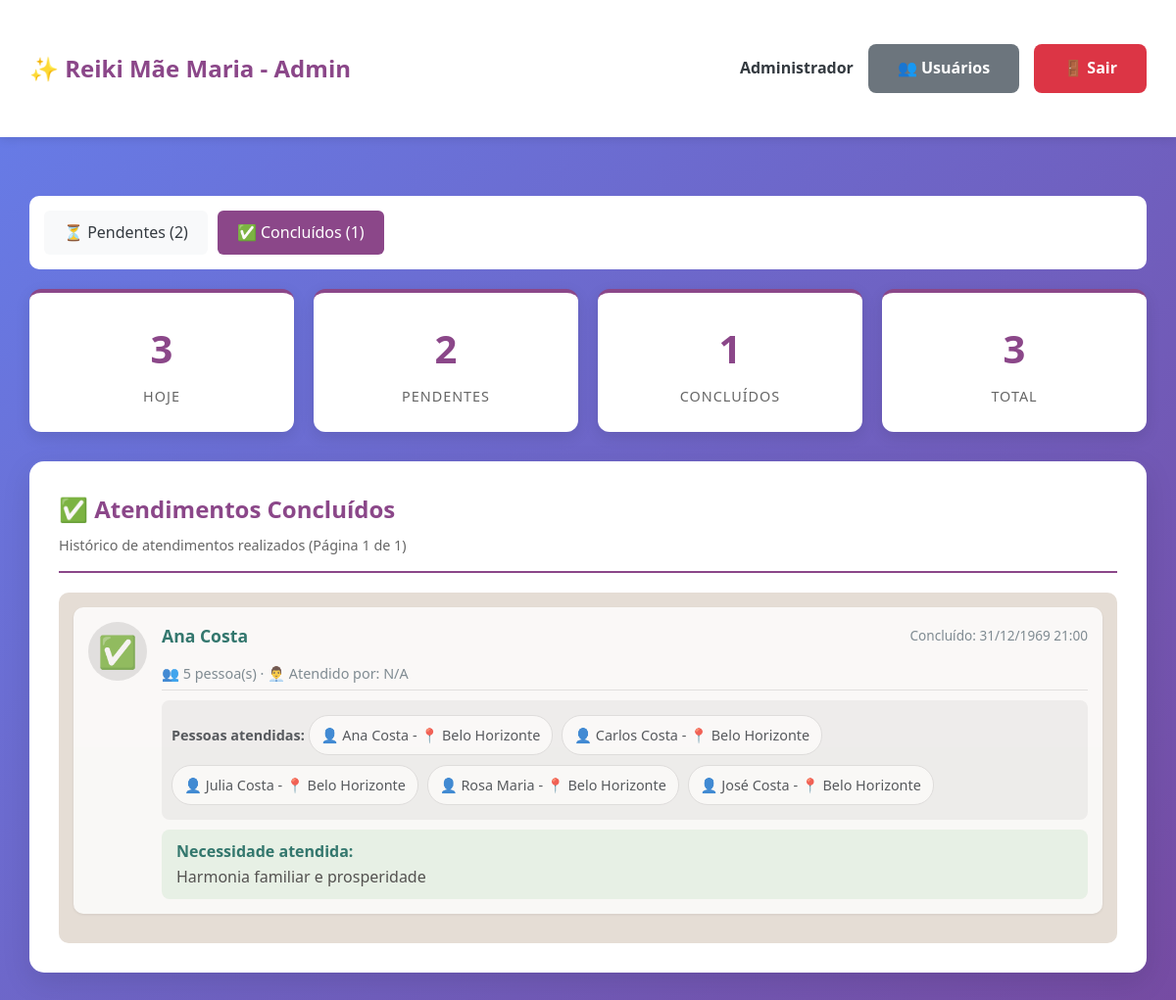
Page /admin/dashboard.php?view=concluidos (signed in) on the committed database.
### tables this page shows
CREATE TABLE IF NOT EXISTS admin_usuarios (
    id INT AUTO_INCREMENT PRIMARY KEY,
    nome VARCHAR(100) NOT NULL,
    email VARCHAR(100) NOT NULL UNIQUE,
    senha VARCHAR(255) NOT NULL,
    ativo TINYINT(1) DEFAULT 1,
    data_criacao TIMESTAMP DEFAULT CURRENT_TIMESTAMP,
    ultimo_acesso TIMESTAMP NULL,
    INDEX idx_email (email),
    INDEX idx_ativo (ativo)
);

CREATE TABLE IF NOT EXISTS pedidos_reiki (
    id INT AUTO_INCREMENT PRIMARY KEY,
    
     
    nome_solicitante VARCHAR(150) NOT NULL,
    data_nascimento_solicitante DATE NOT NULL,
    
     
    quantidade_pessoas INT NOT NULL DEFAULT 1,
    
     
    necessidade TEXT NOT NULL,
    
     
    foto VARCHAR(255) NULL,
    
     
    status ENUM('pendente', 'concluido') DEFAULT 'pendente',
    data_envio TIMESTAMP DEFAULT CURRENT_TIMESTAMP,
    data_conclusao TIMESTAMP NULL,
    admin_id INT NULL,
    
     
    ip_origem VARCHAR(45) NULL,
    
    INDEX idx_status (status),
    INDEX idx_data_envio (data_envio),
    INDEX idx_data_conclusao (data_conclusao),
    FOREIGN KEY (admin_id) REFERENCES admin_usuarios(id) ON DELETE SET NULL
);

CREATE TABLE IF NOT EXISTS pessoas_atendimento (
    id INT AUTO_INCREMENT PRIMARY KEY,
    pedido_id INT NOT NULL,
    
     
    nome VARCHAR(150) NOT NULL,
    data_nascimento DATE NOT NULL,
    cidade VARCHAR(100) NOT NULL,
    
     
    ordem INT NOT NULL DEFAULT 1,
    
    INDEX idx_pedido (pedido_id),
    FOREIGN KEY (pedido_id) REFERENCES pedidos_reiki(id) ON DELETE CASCADE
);

### config/auth.php (called while the page is built, shortened)
<?php
function getAdminLogado() {
    $pdo = getConnection();
    $stmt = $pdo->prepare("SELECT id, nome, email FROM admin_usuarios WHERE id = ? AND ativo = 1");
    $stmt->execute([$_SESSION['admin_id']]);
    return $stmt->fetch();
}
?>

### admin/dashboard.php (the view, shortened to what this page needs)
<?php
require_once '../config/auth.php';
$pdo = getConnection();
$admin = getAdminLogado();
$view = $_GET['view'] ?? 'pendentes';
$page = (int)($_GET['page'] ?? 1);
$page = max(1, $page);
$limit = 20;
$offset = ($page - 1) * $limit;
$stats = $pdo->query("SELECT * FROM vw_estatisticas")->fetch();
if ($view === 'pendentes') {
    $total_stmt = $pdo->query("SELECT COUNT(*) as total FROM pedidos_reiki WHERE status = 'pendente'");
    $total_pedidos = $total_stmt->fetch()['total'];
} else {
    $total_stmt = $pdo->query("SELECT COUNT(*) as total FROM pedidos_reiki WHERE status = 'concluido'");
    $total_pedidos = $total_stmt->fetch()['total'];
}
$total_pages = ceil($total_pedidos / $limit);
if ($view === 'pendentes') {
    $pedidos = $pdo->query("
        SELECT p.*, COUNT(pa.id) as total_pessoas
        FROM pedidos_reiki p
        LEFT JOIN pessoas_atendimento pa ON p.id = pa.pedido_id
        WHERE p.status = 'pendente'
        GROUP BY p.id
        ORDER BY p.data_envio ASC
        LIMIT $limit OFFSET $offset
    ")->fetchAll();
} else {
    $pedidos = $pdo->query("
        SELECT p.*, a.nome as admin_nome, COUNT(pa.id) as total_pessoas
        FROM pedidos_reiki p
        LEFT JOIN admin_usuarios a ON p.admin_id = a.id
        LEFT JOIN pessoas_atendimento pa ON p.id = pa.pedido_id
        WHERE p.status = 'concluido'
        GROUP BY p.id
        ORDER BY p.data_conclusao DESC
        LIMIT $limit OFFSET $offset
    ")->fetchAll();
}
?>
<!DOCTYPE html>
<html lang="pt-BR">
<head>
    <link rel="stylesheet" href="../css/styles.css">
</head>
<body>
    <div class="header-admin">
        <div class="container">
            <h1>✨ Reiki Mãe Maria - Admin</h1>
            <div class="user-info">
                <span class="user-name"><?= htmlspecialchars($admin['nome']) ?></span>
                <a href="usuarios.php" class="btn btn-secondary">👥 Usuários</a>
                <a href="logout.php" class="btn btn-danger">🚪 Sair</a>
            </div>
        </div>
    </div>
    <div class="container">
        <div class="nav-admin">
            <a href="?view=pendentes" class="<?= $view === 'pendentes' ? 'active' : '' ?>">
                ⏳ Pendentes (<?= $stats['pendentes'] ?>)
            </a>
            <a href="?view=concluidos" class="<?= $view === 'concluidos' ? 'active' : '' ?>">
                ✅ Concluídos (<?= $stats['concluidos'] ?>)
            </a>
        </div>
        <div class="stats-grid">
            <div class="stat-card">
                <div class="number"><?= $stats['hoje'] ?></div>
                <div class="label">Hoje</div>
            </div>
            <div class="stat-card">
                <div class="number"><?= $stats['pendentes'] ?></div>
                <div class="label">Pendentes</div>
            </div>
            <div class="stat-card">
                <div class="number"><?= $stats['concluidos'] ?></div>
                <div class="label">Concluídos</div>
            </div>
            <div class="stat-card">
                <div class="number"><?= $stats['total_pedidos'] ?></div>
                <div class="label">Total</div>
            </div>
        </div>
        <div class="card">
            <div class="card-header">
                <?php if ($view === 'pendentes'): ?>
                    <h2>💬 Pedidos Pendentes</h2>
                    <p>Atendimentos aguardando realização (Página <?= $page ?> de <?= $total_pages ?>)</p>
                <?php else: ?>
                    <h2>✅ Atendimentos Concluídos</h2>
                    <p>Histórico de atendimentos realizados (Página <?= $page ?> de <?= $total_pages ?>)</p>
                <?php endif; ?>
            </div>
            <?php if (empty($pedidos)): ?>
                <div class="alert alert-info">
                    <?= $view === 'pendentes' ? '✅ Não há pedidos pendentes no momento!' : 'Nenhum atendimento concluído ainda.' ?>
                </div>
            <?php else: ?>
                <div class="chat-container">
                    <?php foreach ($pedidos as $pedido): ?>
                            <?php
                            $stmt_pessoas = $pdo->prepare("SELECT * FROM pessoas_atendimento WHERE pedido_id = ? ORDER BY ordem");
                            $stmt_pessoas->execute([$pedido['id']]);
                            $pessoas = $stmt_pessoas->fetchAll();
                            ?>
                            <div class="chat-message" <?= $view === 'concluidos' ? 'style="opacity: 0.8;"' : '' ?>>
                                <div class="chat-avatar">
                                    <?php if ($pedido['foto']): ?>
                                        <img src="../uploads/<?= htmlspecialchars($pedido['foto']) ?>" alt="Foto">
                                    <?php else: ?>
                                        <div class="avatar-placeholder"><?= $view === 'concluidos' ? '✅' : '🙏' ?></div>
                                    <?php endif; ?>
                                </div>
                                <div class="chat-content">
                                    <div class="chat-header">
                                        <strong class="chat-name"><?= htmlspecialchars($pedido['nome_solicitante']) ?></strong>
                                        <?php if ($view === 'pendentes'): ?>
                                            <span class="chat-time"><?= date('d/m/Y H:i', strtotime($pedido['data_envio'])) ?></span>
                                        <?php else: ?>
                                            <span class="chat-time">Concluído: <?= date('d/m/Y H:i', strtotime($pedido['data_conclusao'])) ?></span>
                                        <?php endif; ?>
                                    </div>
                                    <div class="chat-badge">
                                        👥 <?= $pedido['total_pessoas'] ?> pessoa(s) ·
                                        <?php if ($view === 'pendentes'): ?>
                                            📅 <?= date('d/m/Y', strtotime($pedido['data_nascimento_solicitante'])) ?>
                                        <?php else: ?>
                                            👨‍💼 Atendido por: <?= htmlspecialchars($pedido['admin_nome'] ?? 'N/A') ?>
                                        <?php endif; ?>
                                    </div>
                                    <?php if (!empty($pessoas)): ?>
                                        <div class="chat-pessoas">
                                            <strong><?= $view === 'pendentes' ? 'Pessoas para atendimento:' : 'Pessoas atendidas:' ?></strong>
                                            <?php foreach ($pessoas as $pessoa): ?>
                                                <div class="pessoa-tag">
                                                    👤 <?= htmlspecialchars($pessoa['nome']) ?>
                                                    - 📍 <?= htmlspecialchars($pessoa['cidade']) ?>
                                                </div>
                                            <?php endforeach; ?>
                                        </div>
                                    <?php endif; ?>
                                    <div class="chat-text" <?= $view === 'concluidos' ? 'style="background: #e8f5e9;"' : '' ?>>
                                        <strong><?= $view === 'pendentes' ? 'Necessidade:' : 'Necessidade atendida:' ?></strong><br>
                                        <?= nl2br(htmlspecialchars($pedido['necessidade'])) ?>
                                    </div>
                                </div>
                            </div>
                        <?php endforeach; ?>
                    </div>
            <?php endif; ?>
        </div>
    </div>
</body>
</html>

### css/styles.css (style rules this page uses)
:root { --primary: #8B4789; --primary-dark: #6B3669; --secondary: #D4AF37; --success: #28a745; --danger: #dc3545; --warning: #ffc107; --light: #f8f9fa; --dark: #343a40; --white: #ffffff; --border: #dee2e6; --shadow: rgba(0, 0, 0, 0.1); }
* { margin: 0; padding: 0; box-sizing: border-box; }
body { font-family: 'Segoe UI', Tahoma, Geneva, Verdana, sans-serif; background: linear-gradient(135deg, #667eea 0%, #764ba2 100%); min-height: 100vh; line-height: 1.6; color: var(--dark); }
.container { width: 100%; max-width: 1200px; margin: 0 auto; padding: 15px; }
.card { background: var(--white); border-radius: 15px; box-shadow: 0 10px 30px var(--shadow); padding: 20px; margin-bottom: 20px; }
.card-header { border-bottom: 2px solid var(--primary); padding-bottom: 15px; margin-bottom: 20px; }
.card-header h1, .card-header h2 { color: var(--primary); font-size: 1.5rem; margin-bottom: 5px; }
.card-header p { color: #666; font-size: 0.9rem; }
.btn { display: inline-block; padding: 12px 30px; border: none; border-radius: 8px; font-size: 1rem; font-weight: 600; cursor: pointer; transition: all 0.3s; text-align: center; text-decoration: none; font-family: inherit; }
.btn-danger { background: var(--danger); color: var(--white); }
.btn-secondary { background: #6c757d; color: var(--white); }
.header-admin { background: var(--white); box-shadow: 0 2px 10px var(--shadow); padding: 15px 0; margin-bottom: 30px; }
.header-admin .container { display: flex; justify-content: space-between; align-items: center; flex-wrap: wrap; gap: 15px; }
.header-admin h1 { color: var(--primary); font-size: 1.5rem; }
.user-info { display: flex; align-items: center; gap: 15px; flex-wrap: wrap; }
.user-name { font-weight: 600; color: var(--dark); }
.nav-admin { background: var(--white); border-radius: 10px; padding: 15px; margin-bottom: 20px; display: flex; gap: 10px; flex-wrap: wrap; }
.nav-admin a { padding: 10px 20px; background: var(--light); color: var(--dark); text-decoration: none; border-radius: 6px; font-weight: 500; transition: all 0.3s; }
.nav-admin a:hover, .nav-admin a.active { background: var(--primary); color: var(--white); }
.stats-grid { display: grid; grid-template-columns: repeat(auto-fit, minmax(200px, 1fr)); gap: 20px; margin-bottom: 30px; }
.stat-card { background: var(--white); padding: 25px; border-radius: 12px; box-shadow: 0 5px 15px var(--shadow); text-align: center; border-top: 4px solid var(--primary); }
.stat-card .number { font-size: 2.5rem; font-weight: 700; color: var(--primary); margin-bottom: 5px; }
.stat-card .label { font-size: 0.9rem; color: #666; text-transform: uppercase; letter-spacing: 1px; }
@media (min-width: 1024px) { .container { padding: 30px; } }
@media (min-width: 1024px) { .card { padding: 30px; } }

### admin/dashboard.php (style rules this page uses)
.chat-container { background: #e5ddd5; padding: 15px; border-radius: 10px; max-height: 800px; overflow-y: auto; }
.chat-message { background: white; border-radius: 10px; padding: 15px; margin-bottom: 15px; box-shadow: 0 1px 3px rgba(0,0,0,0.1); display: flex; gap: 15px; transition: all 0.3s; }
.chat-avatar { flex-shrink: 0; width: 60px; height: 60px; border-radius: 50%; overflow: hidden; background: #e0e0e0; display: flex; align-items: center; justify-content: center; }
.avatar-placeholder { font-size: 2rem; }
.chat-content { flex: 1; }
.chat-header { display: flex; justify-content: space-between; align-items: center; margin-bottom: 8px; flex-wrap: wrap; gap: 10px; }
.chat-name { color: #075e54; font-size: 1.1rem; }
.chat-time { color: #667781; font-size: 0.85rem; }
.chat-badge { color: #667781; font-size: 0.9rem; margin-bottom: 10px; padding: 5px 0; border-bottom: 1px solid #e0e0e0; }
.chat-pessoas { background: #f0f0f0; padding: 10px; border-radius: 8px; margin: 10px 0; font-size: 0.9rem; }
.pessoa-tag { background: white; padding: 8px 12px; border-radius: 20px; margin: 5px 0; display: inline-block; margin-right: 5px; border: 1px solid #ddd; }
.chat-text { color: #303030; line-height: 1.6; background: #dcf8c6; padding: 10px 15px; border-radius: 8px; margin-top: 10px; }
.chat-text strong { color: #075e54; }

### rows in the picture
admin_usuarios: nome "Administrador"
pedidos_reiki: nome_solicitante "Ana Costa", data_conclusao "31/12/1969 21:00", total_pessoas "5", admin_nome "N/A", necessidade "Harmonia familiar e prosperidade"
pessoas_atendimento: nome "Ana Costa", cidade "Belo Horizonte"
pessoas_atendimento: nome "Carlos Costa", cidade "Belo Horizonte"
pessoas_atendimento: nome "Julia Costa", cidade "Belo Horizonte"
pessoas_atendimento: nome "Rosa Maria", cidade "Belo Horizonte"
pessoas_atendimento: nome "José Costa", cidade "Belo Horizonte"

### other values in the picture
$stats['pendentes'] "2"
$stats['concluidos'] "1"
$stats['hoje'] "3"
$stats['total_pedidos'] "3"
$page "1"
$total_pages "1"
